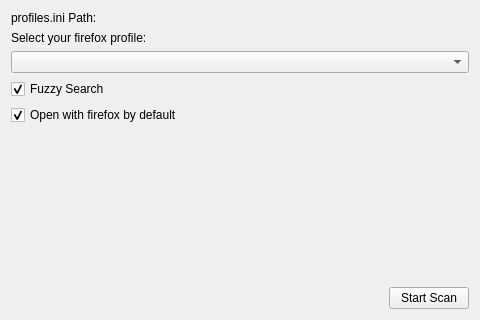
<?xml version="1.0" encoding="UTF-8"?>
<ui version="4.0">
 <class>FirefoxBookmarks::ConfigWidget</class>
 <widget class="QWidget" name="FirefoxBookmarks::ConfigWidget">
  <property name="geometry">
   <rect>
    <x>0</x>
    <y>0</y>
    <width>480</width>
    <height>320</height>
   </rect>
  </property>
  <layout class="QVBoxLayout">
   <item>
    <widget class="QLabel" name="label_profiles">
     <property name="toolTip">
      <string>&lt;html&gt;&lt;head/&gt;&lt;body&gt;&lt;p&gt;This setting can be changed in the config file.&lt;/p&gt;&lt;/body&gt;&lt;/html&gt;</string>
     </property>
     <property name="text">
      <string>profiles.ini Path:</string>
     </property>
    </widget>
   </item>
   <item>
    <widget class="QLabel" name="label">
     <property name="text">
      <string>Select your firefox profile:</string>
     </property>
    </widget>
   </item>
   <item>
    <widget class="QComboBox" name="comboBox"/>
   </item>
   <item>
    <widget class="QCheckBox" name="fuzzy">
     <property name="text">
      <string>Fuzzy Search</string>
     </property>
     <property name="checked">
      <bool>true</bool>
     </property>
    </widget>
   </item>
   <item>
    <widget class="QCheckBox" name="openWithFirefox">
     <property name="text">
      <string>Open with firefox by default</string>
     </property>
     <property name="checked">
      <bool>true</bool>
     </property>
    </widget>
   </item>
   <item>
    <spacer name="verticalSpacer">
     <property name="orientation">
      <enum>Qt::Vertical</enum>
     </property>
     <property name="sizeHint" stdset="0">
      <size>
       <width>20</width>
       <height>40</height>
      </size>
     </property>
    </spacer>
   </item>
   <item>
    <layout class="QHBoxLayout" name="horizontalLayout">
     <item>
      <widget class="QLabel" name="label_statusbar">
       <property name="sizePolicy">
        <sizepolicy hsizetype="Expanding" vsizetype="Preferred">
         <horstretch>0</horstretch>
         <verstretch>0</verstretch>
        </sizepolicy>
       </property>
       <property name="text">
        <string/>
       </property>
      </widget>
     </item>
     <item>
      <widget class="QPushButton" name="pushButton_update">
       <property name="sizePolicy">
        <sizepolicy hsizetype="Preferred" vsizetype="Preferred">
         <horstretch>0</horstretch>
         <verstretch>0</verstretch>
        </sizepolicy>
       </property>
       <property name="text">
        <string>Start Scan</string>
       </property>
      </widget>
     </item>
    </layout>
   </item>
  </layout>
 </widget>
 <resources/>
 <connections/>
</ui>
